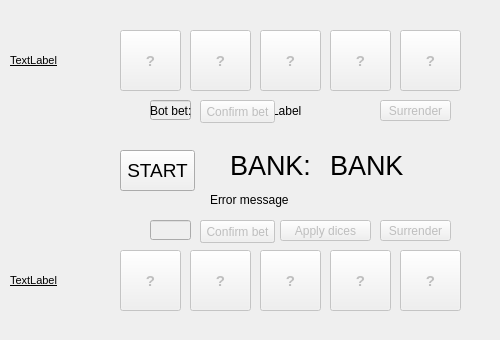
<?xml version="1.0" encoding="UTF-8"?>
<ui version="4.0">
 <class>BOT</class>
 <widget class="QWidget" name="BOT">
  <property name="geometry">
   <rect>
    <x>0</x>
    <y>0</y>
    <width>500</width>
    <height>340</height>
   </rect>
  </property>
  <property name="palette">
   <palette>
    <active>
     <colorrole role="Button">
      <brush brushstyle="SolidPattern">
       <color alpha="255">
        <red>170</red>
        <green>255</green>
        <blue>255</blue>
       </color>
      </brush>
     </colorrole>
    </active>
    <inactive>
     <colorrole role="Button">
      <brush brushstyle="SolidPattern">
       <color alpha="255">
        <red>240</red>
        <green>240</green>
        <blue>240</blue>
       </color>
      </brush>
     </colorrole>
    </inactive>
    <disabled>
     <colorrole role="Button">
      <brush brushstyle="SolidPattern">
       <color alpha="255">
        <red>240</red>
        <green>240</green>
        <blue>240</blue>
       </color>
      </brush>
     </colorrole>
    </disabled>
   </palette>
  </property>
  <property name="windowTitle">
   <string>Form</string>
  </property>
  <widget class="QPushButton" name="dice11">
   <property name="enabled">
    <bool>false</bool>
   </property>
   <property name="geometry">
    <rect>
     <x>120</x>
     <y>250</y>
     <width>61</width>
     <height>61</height>
    </rect>
   </property>
   <property name="font">
    <font>
     <pointsize>11</pointsize>
     <weight>75</weight>
     <bold>true</bold>
    </font>
   </property>
   <property name="text">
    <string>?</string>
   </property>
  </widget>
  <widget class="QPushButton" name="dice12">
   <property name="enabled">
    <bool>false</bool>
   </property>
   <property name="geometry">
    <rect>
     <x>190</x>
     <y>250</y>
     <width>61</width>
     <height>61</height>
    </rect>
   </property>
   <property name="font">
    <font>
     <pointsize>11</pointsize>
     <weight>75</weight>
     <bold>true</bold>
    </font>
   </property>
   <property name="text">
    <string>?</string>
   </property>
  </widget>
  <widget class="QPushButton" name="dice13">
   <property name="enabled">
    <bool>false</bool>
   </property>
   <property name="geometry">
    <rect>
     <x>260</x>
     <y>250</y>
     <width>61</width>
     <height>61</height>
    </rect>
   </property>
   <property name="font">
    <font>
     <pointsize>11</pointsize>
     <weight>75</weight>
     <bold>true</bold>
    </font>
   </property>
   <property name="text">
    <string>?</string>
   </property>
  </widget>
  <widget class="QPushButton" name="dice14">
   <property name="enabled">
    <bool>false</bool>
   </property>
   <property name="geometry">
    <rect>
     <x>330</x>
     <y>250</y>
     <width>61</width>
     <height>61</height>
    </rect>
   </property>
   <property name="font">
    <font>
     <pointsize>11</pointsize>
     <weight>75</weight>
     <bold>true</bold>
    </font>
   </property>
   <property name="text">
    <string>?</string>
   </property>
  </widget>
  <widget class="QPushButton" name="dice15">
   <property name="enabled">
    <bool>false</bool>
   </property>
   <property name="geometry">
    <rect>
     <x>400</x>
     <y>250</y>
     <width>61</width>
     <height>61</height>
    </rect>
   </property>
   <property name="font">
    <font>
     <pointsize>11</pointsize>
     <weight>75</weight>
     <bold>true</bold>
    </font>
   </property>
   <property name="text">
    <string>?</string>
   </property>
  </widget>
  <widget class="QPushButton" name="dice21">
   <property name="enabled">
    <bool>false</bool>
   </property>
   <property name="geometry">
    <rect>
     <x>120</x>
     <y>30</y>
     <width>61</width>
     <height>61</height>
    </rect>
   </property>
   <property name="font">
    <font>
     <pointsize>11</pointsize>
     <weight>75</weight>
     <bold>true</bold>
    </font>
   </property>
   <property name="text">
    <string>?</string>
   </property>
  </widget>
  <widget class="QPushButton" name="dice22">
   <property name="enabled">
    <bool>false</bool>
   </property>
   <property name="geometry">
    <rect>
     <x>190</x>
     <y>30</y>
     <width>61</width>
     <height>61</height>
    </rect>
   </property>
   <property name="font">
    <font>
     <pointsize>11</pointsize>
     <weight>75</weight>
     <bold>true</bold>
    </font>
   </property>
   <property name="text">
    <string>?</string>
   </property>
  </widget>
  <widget class="QPushButton" name="dice23">
   <property name="enabled">
    <bool>false</bool>
   </property>
   <property name="geometry">
    <rect>
     <x>260</x>
     <y>30</y>
     <width>61</width>
     <height>61</height>
    </rect>
   </property>
   <property name="font">
    <font>
     <pointsize>11</pointsize>
     <weight>75</weight>
     <bold>true</bold>
    </font>
   </property>
   <property name="text">
    <string>?</string>
   </property>
  </widget>
  <widget class="QPushButton" name="dice24">
   <property name="enabled">
    <bool>false</bool>
   </property>
   <property name="geometry">
    <rect>
     <x>330</x>
     <y>30</y>
     <width>61</width>
     <height>61</height>
    </rect>
   </property>
   <property name="font">
    <font>
     <pointsize>11</pointsize>
     <weight>75</weight>
     <bold>true</bold>
    </font>
   </property>
   <property name="text">
    <string>?</string>
   </property>
  </widget>
  <widget class="QPushButton" name="dice25">
   <property name="enabled">
    <bool>false</bool>
   </property>
   <property name="geometry">
    <rect>
     <x>400</x>
     <y>30</y>
     <width>61</width>
     <height>61</height>
    </rect>
   </property>
   <property name="font">
    <font>
     <pointsize>11</pointsize>
     <weight>75</weight>
     <bold>true</bold>
    </font>
   </property>
   <property name="text">
    <string>?</string>
   </property>
  </widget>
  <widget class="QPushButton" name="confirmbutton">
   <property name="enabled">
    <bool>false</bool>
   </property>
   <property name="geometry">
    <rect>
     <x>200</x>
     <y>220</y>
     <width>75</width>
     <height>23</height>
    </rect>
   </property>
   <property name="text">
    <string>Confirm bet</string>
   </property>
  </widget>
  <widget class="QLabel" name="Bet2">
   <property name="geometry">
    <rect>
     <x>210</x>
     <y>100</y>
     <width>47</width>
     <height>21</height>
    </rect>
   </property>
   <property name="text">
    <string>0</string>
   </property>
  </widget>
  <widget class="QLabel" name="sign">
   <property name="geometry">
    <rect>
     <x>150</x>
     <y>100</y>
     <width>47</width>
     <height>21</height>
    </rect>
   </property>
   <property name="text">
    <string>Bot bet:</string>
   </property>
  </widget>
  <widget class="QLabel" name="bankdisplay">
   <property name="geometry">
    <rect>
     <x>330</x>
     <y>140</y>
     <width>131</width>
     <height>51</height>
    </rect>
   </property>
   <property name="font">
    <font>
     <pointsize>20</pointsize>
    </font>
   </property>
   <property name="text">
    <string>BANK</string>
   </property>
  </widget>
  <widget class="QLineEdit" name="Bet1">
   <property name="enabled">
    <bool>false</bool>
   </property>
   <property name="geometry">
    <rect>
     <x>150</x>
     <y>220</y>
     <width>41</width>
     <height>20</height>
    </rect>
   </property>
  </widget>
  <widget class="QLabel" name="playername">
   <property name="geometry">
    <rect>
     <x>10</x>
     <y>270</y>
     <width>91</width>
     <height>21</height>
    </rect>
   </property>
   <property name="font">
    <font>
     <family>Arial</family>
     <pointsize>8</pointsize>
     <weight>50</weight>
     <bold>false</bold>
     <underline>true</underline>
    </font>
   </property>
   <property name="text">
    <string>TextLabel</string>
   </property>
  </widget>
  <widget class="QLabel" name="computername">
   <property name="geometry">
    <rect>
     <x>10</x>
     <y>50</y>
     <width>91</width>
     <height>21</height>
    </rect>
   </property>
   <property name="font">
    <font>
     <family>Arial</family>
     <pointsize>8</pointsize>
     <weight>50</weight>
     <bold>false</bold>
     <underline>true</underline>
    </font>
   </property>
   <property name="text">
    <string>TextLabel</string>
   </property>
  </widget>
  <widget class="QPushButton" name="surrender">
   <property name="enabled">
    <bool>false</bool>
   </property>
   <property name="geometry">
    <rect>
     <x>380</x>
     <y>220</y>
     <width>71</width>
     <height>21</height>
    </rect>
   </property>
   <property name="text">
    <string>Surrender</string>
   </property>
  </widget>
  <widget class="QPushButton" name="applydices">
   <property name="enabled">
    <bool>false</bool>
   </property>
   <property name="geometry">
    <rect>
     <x>280</x>
     <y>220</y>
     <width>91</width>
     <height>21</height>
    </rect>
   </property>
   <property name="text">
    <string>Apply dices</string>
   </property>
  </widget>
  <widget class="QLabel" name="bankdisplay_2">
   <property name="geometry">
    <rect>
     <x>230</x>
     <y>140</y>
     <width>81</width>
     <height>51</height>
    </rect>
   </property>
   <property name="font">
    <font>
     <pointsize>20</pointsize>
    </font>
   </property>
   <property name="text">
    <string>BANK:</string>
   </property>
  </widget>
  <widget class="QLabel" name="errordisplay">
   <property name="geometry">
    <rect>
     <x>210</x>
     <y>190</y>
     <width>241</width>
     <height>20</height>
    </rect>
   </property>
   <property name="text">
    <string>Error message</string>
   </property>
  </widget>
  <widget class="QPushButton" name="START">
   <property name="geometry">
    <rect>
     <x>120</x>
     <y>150</y>
     <width>75</width>
     <height>41</height>
    </rect>
   </property>
   <property name="font">
    <font>
     <pointsize>14</pointsize>
    </font>
   </property>
   <property name="text">
    <string>START</string>
   </property>
  </widget>
  <widget class="QLabel" name="botstatus">
   <property name="geometry">
    <rect>
     <x>250</x>
     <y>100</y>
     <width>201</width>
     <height>21</height>
    </rect>
   </property>
   <property name="text">
    <string>TextLabel</string>
   </property>
  </widget>
  <widget class="QLineEdit" name="Bet1_2">
   <property name="enabled">
    <bool>false</bool>
   </property>
   <property name="geometry">
    <rect>
     <x>150</x>
     <y>100</y>
     <width>41</width>
     <height>20</height>
    </rect>
   </property>
  </widget>
  <widget class="QPushButton" name="surrender_2">
   <property name="enabled">
    <bool>false</bool>
   </property>
   <property name="geometry">
    <rect>
     <x>380</x>
     <y>100</y>
     <width>71</width>
     <height>21</height>
    </rect>
   </property>
   <property name="text">
    <string>Surrender</string>
   </property>
  </widget>
  <widget class="QPushButton" name="confirmbutton_2">
   <property name="enabled">
    <bool>false</bool>
   </property>
   <property name="geometry">
    <rect>
     <x>200</x>
     <y>100</y>
     <width>75</width>
     <height>23</height>
    </rect>
   </property>
   <property name="text">
    <string>Confirm bet</string>
   </property>
  </widget>
  <widget class="QPushButton" name="confirmbutton_3">
   <property name="enabled">
    <bool>false</bool>
   </property>
   <property name="geometry">
    <rect>
     <x>200</x>
     <y>220</y>
     <width>75</width>
     <height>23</height>
    </rect>
   </property>
   <property name="text">
    <string>Confirm bet</string>
   </property>
  </widget>
  <zorder>dice11</zorder>
  <zorder>dice12</zorder>
  <zorder>dice13</zorder>
  <zorder>dice14</zorder>
  <zorder>dice15</zorder>
  <zorder>dice21</zorder>
  <zorder>dice22</zorder>
  <zorder>dice23</zorder>
  <zorder>dice24</zorder>
  <zorder>dice25</zorder>
  <zorder>confirmbutton</zorder>
  <zorder>Bet2</zorder>
  <zorder>bankdisplay</zorder>
  <zorder>Bet1</zorder>
  <zorder>playername</zorder>
  <zorder>computername</zorder>
  <zorder>surrender</zorder>
  <zorder>applydices</zorder>
  <zorder>bankdisplay_2</zorder>
  <zorder>errordisplay</zorder>
  <zorder>START</zorder>
  <zorder>botstatus</zorder>
  <zorder>Bet1_2</zorder>
  <zorder>sign</zorder>
  <zorder>surrender_2</zorder>
  <zorder>confirmbutton_2</zorder>
  <zorder>confirmbutton_3</zorder>
 </widget>
 <resources/>
 <connections/>
</ui>
